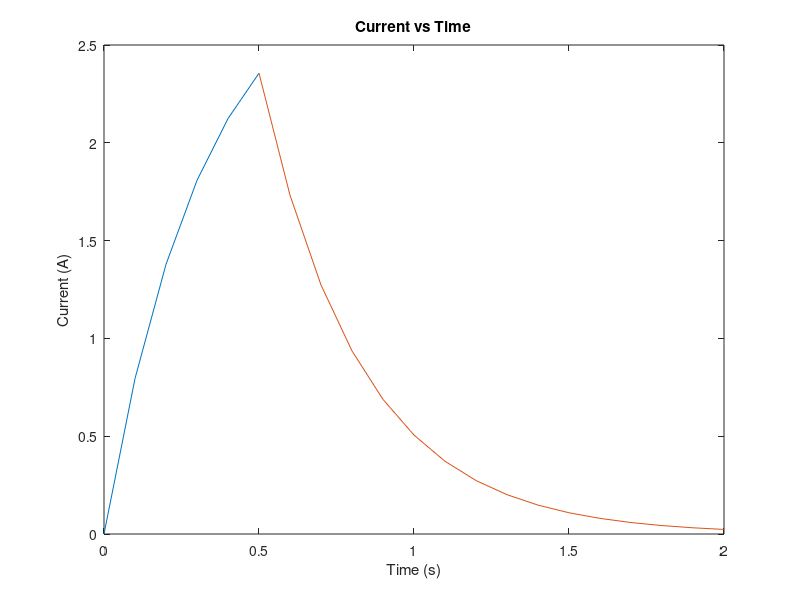

The MATLAB script that drew this image:
% Circuit Analysis of RL circuit.
% Circuit Values
r = 4;
L = 1.3;
v = 12;
% Time1 and Charging Equation
t1 = 0:.1:.5;
i1 = (v./r).*(1 - exp((-r.*t1)./L));
% Time2 and Discharging Equation
t2 = .5:.1:2;
i2 = exp(-((r.*t2)./L)).*(v./r).*((exp((.5.*r)./L)) - 1);
% Combine Plots
plot(t1,i1)
hold on
plot(t2,i2)

title('Current vs Time');
xlabel('Time (s)');
ylabel('Current (A)');